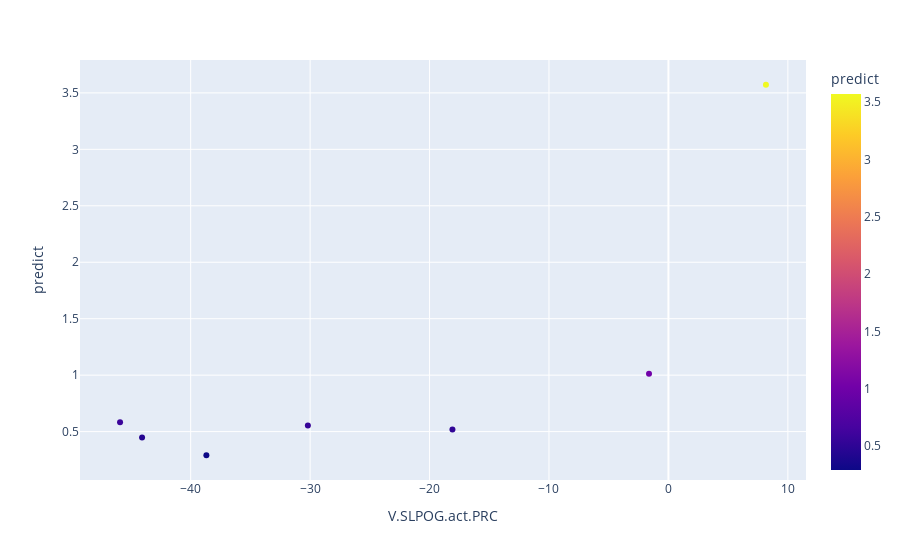

Write notebook code for a chart like this one.
### Code cell
px.scatter(X_train_actzeros, x='V.SLPOG.act.PRC',
            y='predict',
            color='predict',
            hover_data=['V.RUA.act.deg'],
            labels={'x':'V.SOG.act.kn','y':'predict','color':'V.RUA.act.deg'})

### Figure 1 — Plotly figure (JSON) as saved in the notebook; plotly's stock layout.template omitted (floating-point values rounded to 4 significant figures)
{"data": [{"customdata": [[5.3], [1.6], [-13.3], [11.8], [1.2], [0.5], [-10.4]], "hovertemplate": "V.SLPOG.act.PRC=%{x}<br>predict=%{marker.color}<br>V.RUA.act.deg=%{customdata[0]}<extra></extra>", "legendgroup": "", "marker": {"color": [0.2907, 3.572, 0.583, 0.5531, 1.013, 0.5187, 0.4479], "coloraxis": "coloraxis", "symbol": "circle"}, "mode": "markers", "name": "", "orientation": "v", "showlegend": false, "type": "scatter", "x": [-38.68, 8.166, -45.91, -30.19, -1.625, -18.08, -44.07], "xaxis": "x", "y": [0.2907, 3.572, 0.583, 0.5531, 1.013, 0.5187, 0.4479], "yaxis": "y"}], "layout": {"coloraxis": {"colorbar": {"title": {"text": "predict"}}, "colorscale": [[0, "#0d0887"], [0.1111, "#46039f"], [0.2222, "#7201a8"], [0.3333, "#9c179e"], [0.4444, "#bd3786"], [0.5556, "#d8576b"], [0.6667, "#ed7953"], [0.7778, "#fb9f3a"], [0.8889, "#fdca26"], [1, "#f0f921"]]}, "legend": {"tracegroupgap": 0}, "margin": {"t": 60}, "xaxis": {"anchor": "y", "domain": [0, 1], "title": {"text": "V.SLPOG.act.PRC"}}, "yaxis": {"anchor": "x", "domain": [0, 1], "title": {"text": "predict"}}}}
